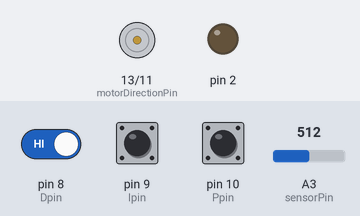
Bench run of a sketch on a simulated Arduino Uno, built with avr-gcc and run on an emulated ATmega328P. On the bench: direction and speed pins drawn as motors (green arrow = direction pin HIGH = forward, orange = LOW = backward, longer = more drive), output pins drawn as LEDs (lit = HIGH). The inputs (shaded band) are chosen by the test bench; at power-on: A3 (sensorPin) = 512, pin 9 (Ipin) HIGH, pin 10 (Ppin) HIGH, pin 8 (Dpin) HIGH. What the sketch prints to the serial monitor is not drawn.

Above: at 1.2 s.
1.3 s: A3 (sensorPin) set to 108
4.3 s: A3 (sensorPin) set to 88
7.3 s: pin 9 (Ipin) pulled LOW for 3.2 s
At 8.3 s:
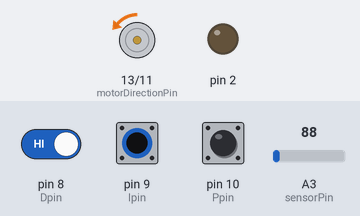
12.0 s: pin 10 (Ppin) pulled LOW for 0.15 s
At 12.08 s:
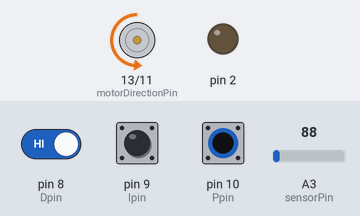
13.6 s: pin 9 (Ipin) pulled LOW for 1 s
At 15.1 s:
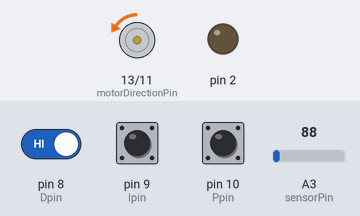
17.6 s: pin 8 (Dpin) driven LOW and pin 9 (Ipin) driven LOW
At 37.5 s:
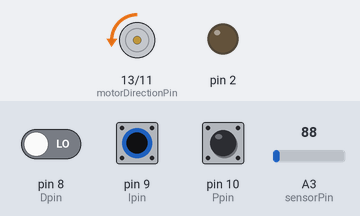
Timing chart, 0 to 54.0 s (numbered marks = the images above; inputs shaded):
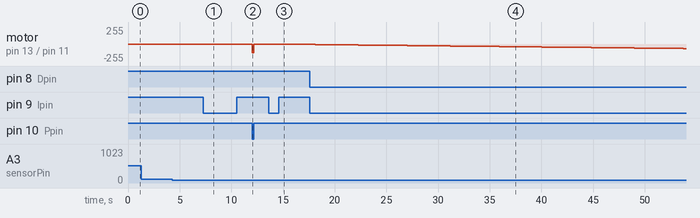

Measured:
- after the input at 7.3 s, motor on pin 13 (motorDirectionPin) / pin 11 (motorSpeedPin): moves from stopped to backward 5/255 over 2.3 s, starting after 0.60 s
- after the input at 12.0 s, motor on pin 13 (motorDirectionPin) / pin 11 (motorSpeedPin): backward 5/255 → backward 132/255 at once, → backward 5/255 0.15 s later
- after the input at 13.6 s, motor on pin 13 (motorDirectionPin) / pin 11 (motorSpeedPin): backward 5/255 → backward 6/255 after 0.35 s, → backward 7/255 0.59 s later
- after the input at 17.6 s, motor on pin 13 (motorDirectionPin) / pin 11 (motorSpeedPin): moves from backward 7/255 to backward 68/255 over 35.6 s, starting after 0.52 s

The sketch:

PIDControllerRevC.ino
```cpp
/*
// This code is used to run a joystick in one axis. It used a brushed dc motor shield, and a magnetic hall effect sensor to
// determine location and is based on a design from Vanderbilt University


Inputs are taken from 3 switches to turn on or off the P,I,and D parameters.
This is done so that students can explore the different kinds of controllers.
P = D10
I = D9
D = D8
This code uses the Arduino PID Library as a controller

Black Motor Lead -> B3
Red Motor Lead   -> B4
Sensor pin       -> A3


// Pulling the stick to the right is positive.

//Last edited 1/29/2015
//Matthew Powelson - Tennessee Tech University
*/

#include <PID_v1.h>


double Setpoint, Input, Output;  //Needs to be changed. is for processing stuff so that it compiles


// Pins for gain switches
const int Ppin = 10;
const int Ipin = 9;
const int Dpin = 8;

// Default gain values
float Kp = 0.3;
float Ki = 0.01;
float Kd = 0.01;


int motorDirectionPin = 13; // Pin on shield for motor direction (motor a)
int motorSpeedPin = 11; // Pin on shield for motor PWM (speed) (motor a)
int sensorPin = 3; // pin that magnetic encoder is on


int gap = 50;
double center = 0;
int location;
int previouslocation;
double absoluteLocation;

int overdrive = 0;
int sensorRange = 1028;//This number mulitplied by overdrive and added to the current sensor reading should give abs location. This number can vary with setup.
int safetyCutoff = 1500;
double motorSpeed = 0;


//Variables may need to be doubles. Check if errors
PID myPID(&absoluteLocation, &motorSpeed, &center, 2, 5, 1, DIRECT);
long clock = 0;

unsigned long serialTime;
//--------------------------------------------------------------------------------------------------------
void setup()
{
  Serial.begin(115200);         //use 115200
  Serial.println("Location Setup");
  pinMode(motorDirectionPin, OUTPUT);
  pinMode(motorSpeedPin, OUTPUT);
  pinMode(2, OUTPUT);
  center = analogRead(sensorPin);
  location = analogRead(sensorPin);
  previouslocation = analogRead(sensorPin);

  //turn the PID on
  myPID.SetMode(AUTOMATIC);
  myPID.SetOutputLimits(-255 , 255);
  myPID.SetSampleTime(5);             // milliseconds
  myPID.SetTunings( Kp, Ki, Kd );
  //  myPID.SetTunings( 1.0 , 0 , 0.0 );


  pinMode(Ppin, INPUT);
  pinMode(Ipin, INPUT);
  pinMode(Dpin, INPUT);

  digitalWrite(Ppin, HIGH);   //enable internal pullups
  digitalWrite(Ipin, HIGH);   //enable internal pullups
  digitalWrite(Dpin, HIGH);   //enable internal pullups


}
//----------------------------------------------------------------------------------------------------------
void loop()
{
  GetLocation();

  //-------------------------------------------------------------------------
  // At this point we have the variable absoluteLocation and motorSpeed.
  // Put code to relate the two here ie, f(absoluteLocation) = motorSpeed
  // motorSpeed should range from -255 to 255
  // A positive motorSpeed will try to increase absoluteLocation.
  // A negative motorSpeed will try to decrease absoluteLocation.

  //Modify code below


  //Turn on or off gains based on switch
  float p = Kp;
  float i = Ki;
  float d = Kd;

  if (digitalRead(Ppin) == HIGH)     p = 0;
  if (digitalRead(Ipin) == HIGH)     i = 0;
  if (digitalRead(Dpin) == HIGH)     d = 0;
  myPID.SetTunings( p, i, d );

  //Display current Gains
  Serial.print("  Kp = ");
  Serial.print(myPID.GetKp());
  Serial.print(" Ki = ");
  Serial.print(myPID.GetKi());
  Serial.print(" Kd = ");
  Serial.print(myPID.GetKd());

  // Compute PID
  myPID.Compute();

  // Create Dead Zone in around center to account for sensor noise
  if (absoluteLocation < (center + gap) && absoluteLocation > (center - gap)) // center of range of movement, no motor speed
  {
    motorSpeed = 0;
  }


  //Modify code above

  //----------------------------------------------------------
  // Display time since last cycle
  Serial.print("   Cycle Time: ");
  Serial.print(millis() - clock);
  clock = millis();

  // Drive the motors according to variable motorSpeed
  WriteMotors();

//  //------------------------------------------------------------
//  //send-receive with processing if it's time
//  if (millis() > serialTime)
//  {
//    SerialReceive();
//    SerialSend();
//    serialTime += 500;
//  }


  // Safety cutoff - Shuts off motors if sensor is outside safe range.
  //---------------------------------------------------------

  if (absoluteLocation > center + safetyCutoff || absoluteLocation < center - safetyCutoff )
  {
    digitalWrite(motorDirectionPin, LOW);
    analogWrite(motorSpeedPin,  0);
    while (1) Serial.println("Safety Cutoff Triggered. Infinite loop initiated.");
  }


}  //loop

//----------------------------------------------------------------------------------------------------------
void GetLocation()
{

  Serial.print("center: ");
  Serial.print(center);
  Serial.print("   ");
  //  Serial.print(analogRead(sensorPin));
  previouslocation = location;
  location = analogRead(sensorPin);

  if ((previouslocation - location) > 800)
  {
    overdrive++;
  }

  if ((location - previouslocation) > 800)
  {
    overdrive--;
  }
  Serial.print("   Overdrive: ");
  Serial.print(overdrive);
  Serial.print("    Absolute Location: ");
  absoluteLocation = location + overdrive * sensorRange;
  Serial.print(absoluteLocation);

}

//---------------------------------------------------------------------------------------------------------
//motorSpeed should be a value from -255 - 255
void WriteMotors()
{
  //Write to the motors
  //------------------------------------------------------------
  Serial.print("     Motor Speed: ");
  Serial.print(motorSpeed);
  if (motorSpeed > 0)
  {
    digitalWrite(motorDirectionPin, LOW);
    analogWrite(motorSpeedPin,  abs(motorSpeed));
    Serial.println("     Motors LOW");
  }
  if (motorSpeed < 0)
  {
    digitalWrite(motorDirectionPin, HIGH);
    analogWrite(motorSpeedPin,  abs(motorSpeed));
    Serial.println("     Motors HIGH");
  }
  if (motorSpeed == 0)
  {
    digitalWrite(motorDirectionPin, HIGH);
    analogWrite(motorSpeedPin,  0);
    Serial.println("     Motors Off");
  }
}


//Below is code for interface with processing
//Note: This code does not have some of the modifications made to the sketch labeled "ForProcessing"
//It is included here for completeness only likely won't work as expected in the form below.
//=============================================================================================================

/********************************************
 * Serial Communication functions / helpers
 ********************************************/


union {                // This Data structure lets
  byte asBytes[24];    // us take the byte array
  float asFloat[6];    // sent from processing and
}                      // easily convert it to a
foo;                   // float array


// getting float values from processing into the arduino
// was no small task.  the way this program does it is
// as follows:
//  * a float takes up 4 bytes.  in processing, convert
//    the array of floats we want to send, into an array
//    of bytes.
//  * send the bytes to the arduino
//  * use a data structure known as a union to convert
//    the array of bytes back into an array of floats

//  the bytes coming from the arduino follow the following
//  format:
//  0: 0=Manual, 1=Auto, else = ? error ?
//  1: 0=Direct, 1=Reverse, else = ? error ?
//  2-5: float setpoint
//  6-9: float input
//  10-13: float output
//  14-17: float P_Param
//  18-21: float I_Param
//  22-245: float D_Param
void SerialReceive()
{

  // read the bytes sent from Processing
  int index = 0;
  byte Auto_Man = -1;
  byte Direct_Reverse = -1;
  while (Serial.available() && index < 26)
  {
    if (index == 0) Auto_Man = Serial.read();
    else if (index == 1) Direct_Reverse = Serial.read();
    else foo.asBytes[index - 2] = Serial.read();
    index++;
  }

  // if the information we got was in the correct format,
  // read it into the system
  if (index == 26  && (Auto_Man == 0 || Auto_Man == 1) && (Direct_Reverse == 0 || Direct_Reverse == 1))
  {
    Setpoint = double(foo.asFloat[0]);
    //Input=double(foo.asFloat[1]);       // * the user has the ability to send the
    //   value of "Input"  in most cases (as
    //   in this one) this is not needed.
    if (Auto_Man == 0)                    // * only change the output if we are in
    { //   manual mode.  otherwise we'll get an
      Output = double(foo.asFloat[2]);    //   output blip, then the controller will
    }                                     //   overwrite.

    double p, i, d;                       // * read in and set the controller tunings
    p = double(foo.asFloat[3]);           //
    i = double(foo.asFloat[4]);           //
    d = double(foo.asFloat[5]);           //
    myPID.SetTunings(p, i, d);            //

    if (Auto_Man == 0) myPID.SetMode(MANUAL); // * set the controller mode
    else myPID.SetMode(AUTOMATIC);             //

    if (Direct_Reverse == 0) myPID.SetControllerDirection(DIRECT); // * set the controller Direction
    else myPID.SetControllerDirection(REVERSE);          //
  }
  Serial.flush();                         // * clear any random data from the serial buffer
}

// unlike our tiny microprocessor, the processing ap
// has no problem converting strings into floats, so
// we can just send strings.  much easier than getting
// floats from processing to here no?
void SerialSend()
{
  Serial.print("PID ");
  Serial.print(Setpoint);
  Serial.print(" ");
  Serial.print(Input);
  Serial.print(" ");
  Serial.print(Output);
  Serial.print(" ");
  Serial.print(myPID.GetKp());
  Serial.print(" ");
  Serial.print(myPID.GetKi());
  Serial.print(" ");
  Serial.print(myPID.GetKd());
  Serial.print(" ");
  if (myPID.GetMode() == AUTOMATIC) Serial.print("Automatic");
  else Serial.print("Manual");
  Serial.print(" ");
  if (myPID.GetDirection() == DIRECT) Serial.println("Direct");
  else Serial.println("Reverse");
}
```
